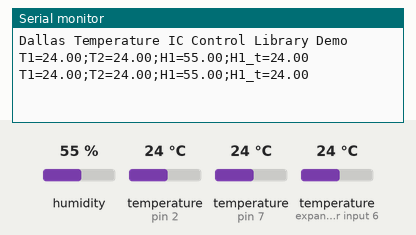
Simulated run of this sketch. Board: Arduino Uno, built with avr-gcc and run on an emulated ATmega328P. Parts: the last lines printed to the serial monitor. The test bench sets the inputs (shaded band); at power-on: humidity 55 %, temperature (sensors on pin 2, expander input 6, pin 7) 24 °C.

Above: at 2.6 s.
2.7 s: humidity set to 22 %
At 3.7 s:
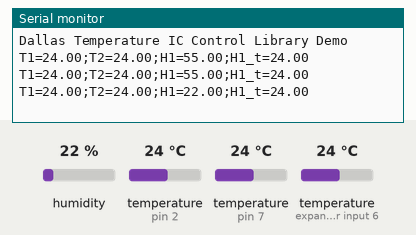
4.2 s: temperature (sensor on pin 2) set to 12 °C
At 5.5 s:
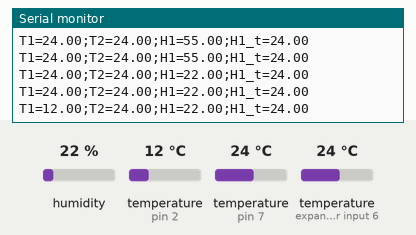
5.7 s: temperature (sensor on expander input 6) set to 12 °C
At 6.6 s:
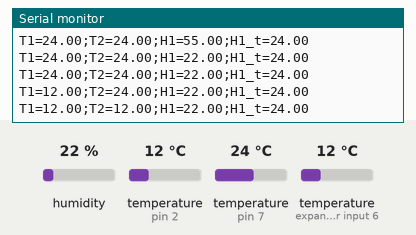
7.2 s: temperature (sensor on pin 7) set to 12 °C
At 7.8 s:
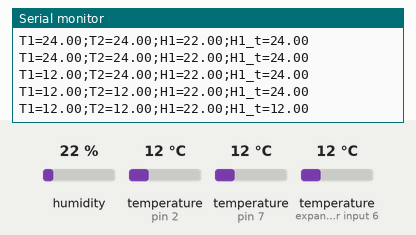
8.7 s: temperature (sensor on pin 2) set to 19 °C
At 10.0 s:
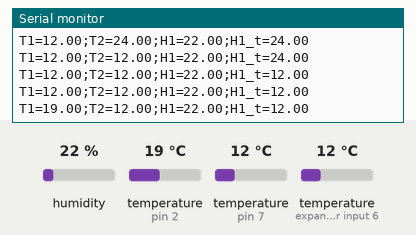
10.2 s: temperature (sensor on expander input 6) set to 19 °C
At 11.4 s:
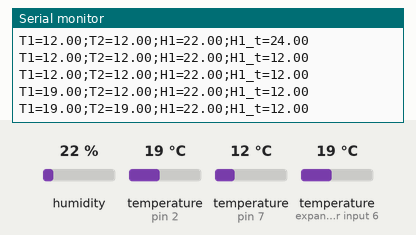
Timing chart, 0 to 12.7 s (numbered marks = the images above; inputs shaded):
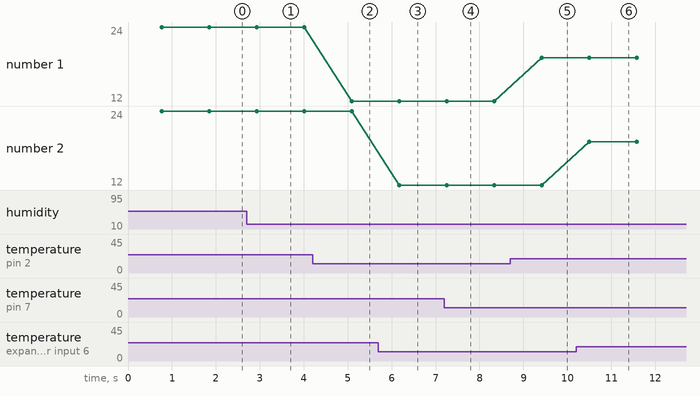

The sketch:

All_Senzors.ino
```cpp
#include <OneWire.h>
#include <DallasTemperature.h>
#include <DHT.h>  //humidity library

// Temperatures initializtion
#define ONE_WIRE_BUS 2
OneWire oneWire(ONE_WIRE_BUS);
DallasTemperature sensors(&oneWire);

//Humidity initialization
#define DHTPIN 7     // what pin we're connected to
#define DHTTYPE DHT22   // DHT 22  (AM2302)
DHT dht(DHTPIN, DHTTYPE); //// Initialize DHT sensor for normal 16mhz Arduino
//Variables
int chk;
float hum;  //Stores humidity value
float temp; //Stores temperature value


void setup(void)
{
 // start serial port
 Serial.begin(9600);
 Serial.println("Dallas Temperature IC Control Library Demo");
 // Temperatures
 sensors.begin();
 //Humidity
 dht.begin();
}

void loop(void)
{

/**********************reading temperatures senzors**********************************************/
   sensors.requestTemperatures(); // Send the command to get temperature readings

   Serial.print("T1=");
   Serial.print(sensors.getTempCByIndex(0)); // Why "byIndex"?
   Serial.print(";");
   // You can have more than one DS18B20 on the same bus.
   // 0 refers to the first IC on the wire
   Serial.print("T2=");
   Serial.print(sensors.getTempCByIndex(1)); // Why "byIndex"?
   Serial.print(";");

/**********************reading Humidity senzors**********************************************/
    hum = dht.readHumidity();
    temp= dht.readTemperature();
    //Print temp and humidity values to serial monitor
    Serial.print("H1=");
    Serial.print(hum);
    Serial.print(";");
    Serial.print("H1_t=");
    Serial.println(temp);
    delay(300); //Delay 2 sec.

}
```

Measured:
- after the input at 2.7 s, the serial monitor: prints a new line after 0.23 s (image 1)
- after the input at 4.2 s, the serial monitor: prints a new line after 0.89 s (image 2)
- after the input at 5.7 s, the serial monitor: prints a new line after 0.47 s (image 3)
- after the input at 7.2 s, the serial monitor: prints a new line after 0.05 s (image 4)
- after the input at 8.7 s, the serial monitor: prints a new line after 0.71 s (image 5)
- after the input at 10.2 s, the serial monitor: prints a new line after 0.30 s (image 6)
- plotted number 1: 24 → 12 after the input at 4.2 s, 12 → 19 after the input at 8.7 s
